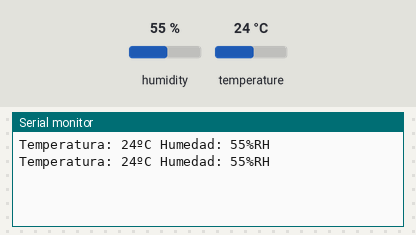
The sketch below on a simulated Arduino Mega 2560, built with avr-gcc and run on an emulated ATmega2560. On the bench: the last lines printed to the serial monitor. Inputs (shaded band) come from the test bench; at power-on: humidity 55 %, temperature 24 °C.

Above: at 5.8 s.
5.9 s: humidity set to 22 %
At 11.5 s:
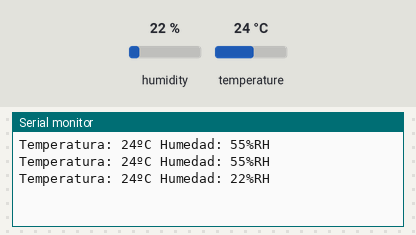
11.9 s: temperature set to 12 °C
At 16.2 s:
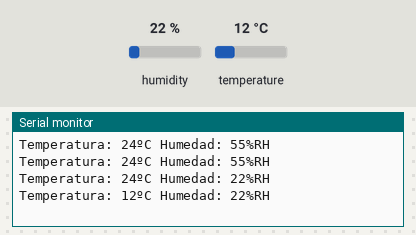
17.9 s: humidity set to 40 %
At 20.9 s:
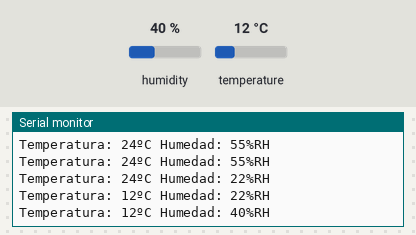
Timing chart, 0 to 22.4 s (numbered marks = the images above; inputs shaded):
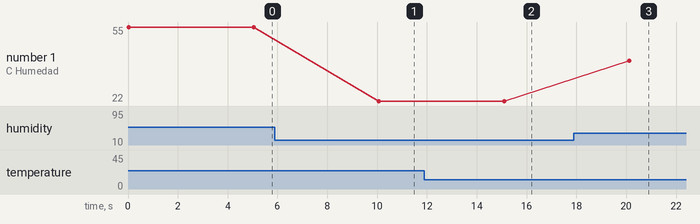

Measured:
- after the input at 5.9 s, the serial monitor: prints a new line after 4.2 s (image 1)
- after the input at 11.9 s, the serial monitor: prints a new line after 3.2 s (image 2)
- after the input at 17.9 s, the serial monitor: prints a new line after 2.2 s (image 3)
- plotted number 1: 55 → 22 after the input at 5.9 s, 22 → 40 after the input at 17.9 s

The sketch:

sensorDTH11_051019.ino
```cpp
#include <Adafruit_Sensor.h>

#include <DHT.h>     //Librerias de manejo del transmisor DHT11 termohigrómetro
#include <DHT_U.h>

int PIN_SENSOR = 22; //Pin digital de comunicaciones 22 en el MEGA 2560

int temperatura;     //Variable donde se va a leer la temperatura del transmisor
int humedad;         //Variable donde se va a leer la humedad del transmisor

DHT DHTSensor(PIN_SENSOR,DHT11);


void setup() {
  // Este código solo se ejecuta una vez
  Serial.begin(9600);
  DHTSensor.begin();  //Se inicializa el sensor
}

void loop() {
  humedad = DHTSensor.readHumidity();
  temperatura = DHTSensor.readTemperature();

  Serial.print("Temperatura: ");
  Serial.print(temperatura);
  Serial.print("ºC Humedad: ");
  Serial.print(humedad);
  Serial.println("%RH");

  delay(5000);
}
```
